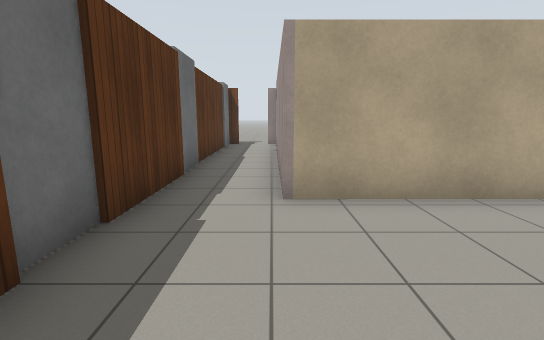
View 1 (above)

15 first-person views from a walk through a robot-simulator world made for Gazebo. The camera is 1.2 m above the floor, tilts 10° down and sees 85° across. The floor is counted in squares, 1 m on a side. Each view is taken from the middle of a square. On the plan, view 1 faces up. The plan holds only what a view shows up to about 13 squares ahead; the rest is blank. Gazebo's built-in surfaces are drawn with simple patterns.

View 2
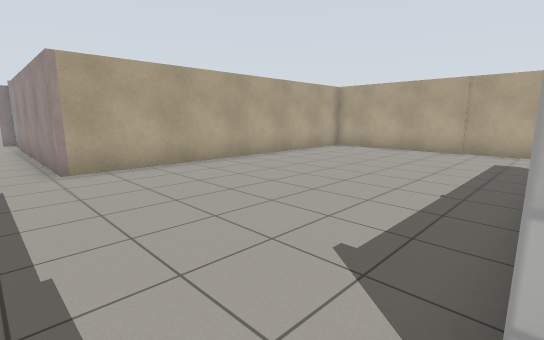

View 3
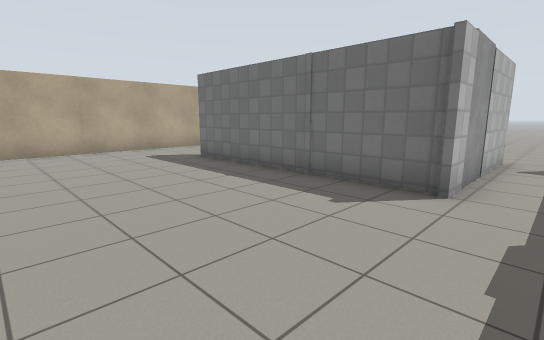

View 4
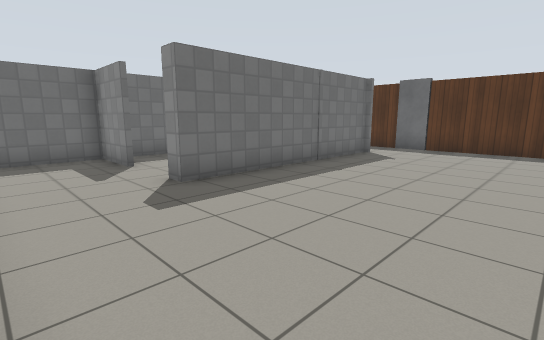

View 5
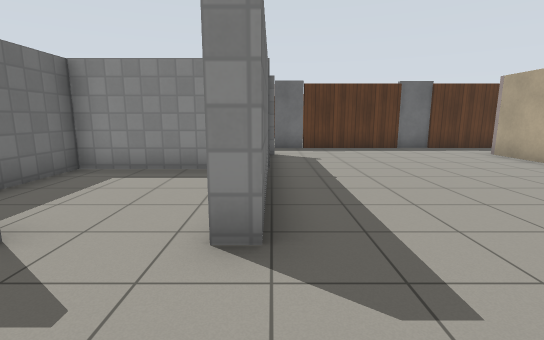

View 6
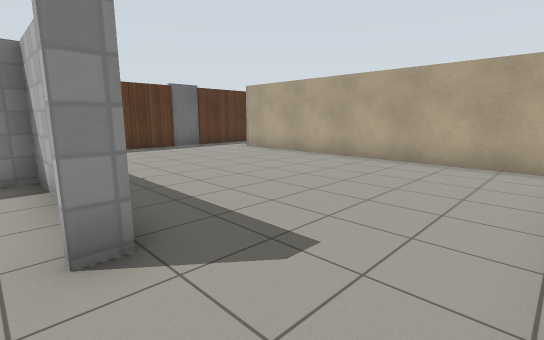

View 7
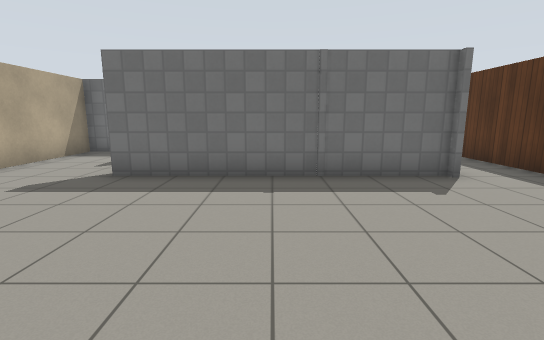

View 8
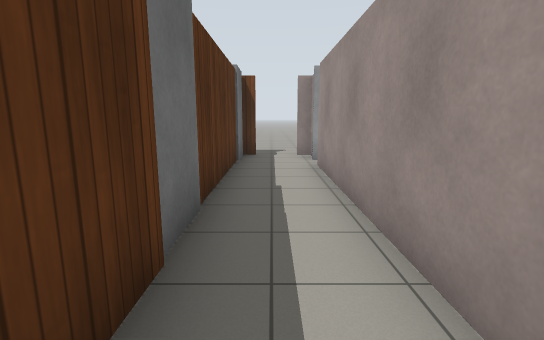

View 9
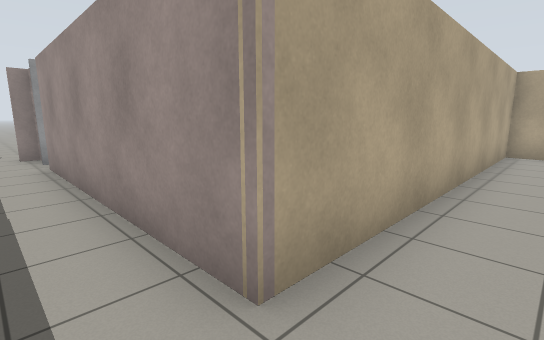

View 10
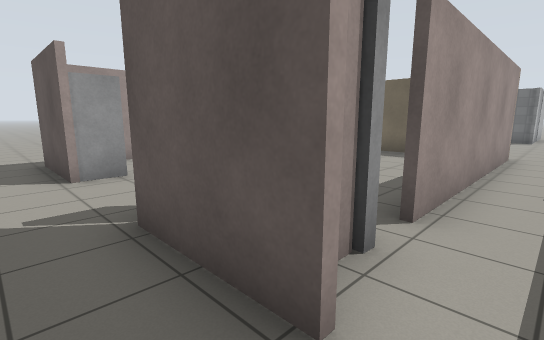

View 11
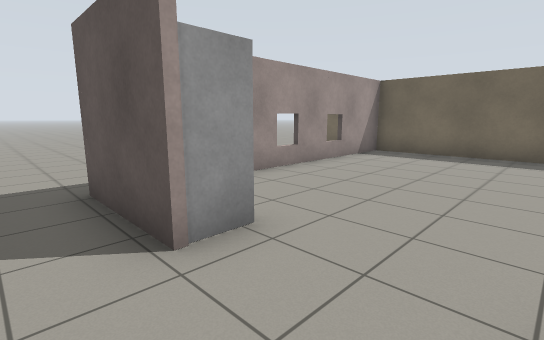

View 12
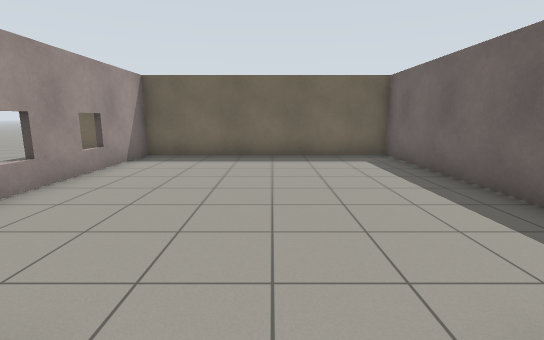

View 13
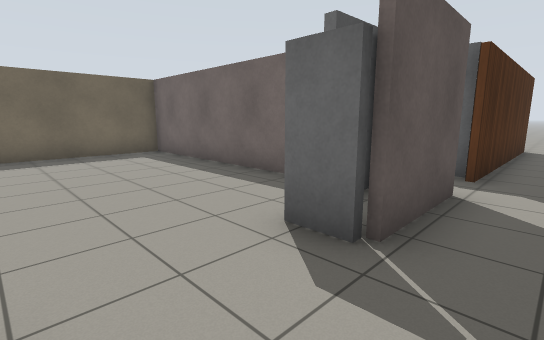

View 14
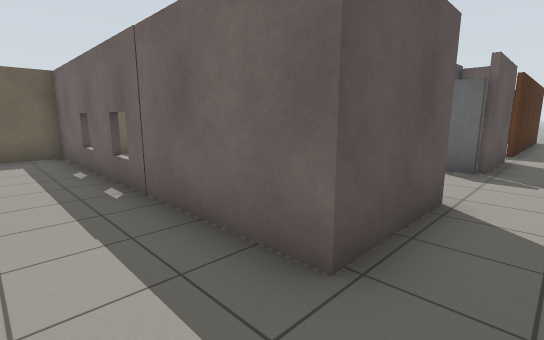

View 15
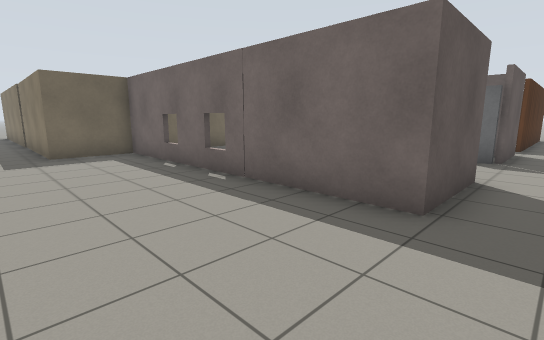

### Floor plan
Ten units are one square. View 1 is at (0, 0); x grows to the right and y downward. Boxes are objects, and circles mark ways between rooms. Rooms are numbered by the first view taken in them; rooms with no view inside come last. Other rooms are left out.
<svg viewBox="-92 -145 202 226">
<path fill="none" stroke="#000" d="M2 35 2 31 73 31 73 36M-19 -21 -19 16M73 56 73 76 105 76 104 -43 2 -43 2 -116M-19 -64 -19 -34M-19 -124 -19 -80M2 -137 -2 -137M-15 -137 -20 -137M80 -45 105 -45 105 24M54 -138 82 -138 82 -44M2 -132 2 -137M-2 -138 24 -138M-87 -138 -15 -138M3 -108 3 -44 80 -45M80 -44 80 -120M49 32 31 32 31 76 66 76"/>
<rect x="-25" y="15" width="10" height="10" fill="#bbb"><title>door leaf</title></rect>
<rect x="-25" y="-35" width="10" height="10" fill="#bbb"><title>door leaf</title></rect>
<rect x="-25" y="-75" width="10" height="10" fill="#bbb"><title>door leaf</title></rect>
<rect x="-25" y="-135" width="10" height="10" fill="#bbb"><title>door leaf</title></rect>
<rect x="5" y="-135" width="10" height="10" fill="#bbb"><title>door leaf</title></rect>
<rect x="15" y="-135" width="10" height="10" fill="#bbb"><title>door leaf</title></rect>
<rect x="55" y="-135" width="10" height="10" fill="#bbb"><title>door leaf</title></rect>
<circle cx="-10" cy="-140" r="3" fill="#2a7"/>
<circle cx="0" cy="-120" r="3" fill="#2a7"/>
<circle cx="70" cy="45" r="3" fill="#2a7"/>
<circle cx="45" cy="-140" r="3" fill="#2a7"/>
<text x="40" y="-10">1</text>
<text x="90" y="-90">2</text>
<text x="40" y="-90">3</text>
<text x="50" y="50">4</text>
</svg>
Room 1 opens to room 2. Room 1 opens to room 3. Room 1 opens to room 4. Room 2 opens to room 3.

Where each view was taken, in squares from view 1:
view 1: 0 up, 0 right, facing up
view 2: 3 down, 1 left, facing up-right
view 3: 2 up, 1 left, facing down-right
view 4: 2 up, 10 right, facing down-left
view 5: 3 down, 10 right, facing left
view 6: 4 down, 10 right, facing up-left
view 7: 3 up, 4 right, facing down
view 8: 4 up, 1 left, facing up
view 9: 3 up, 1 left, facing up-right
view 10: 15 up, 1 left, facing down-right
view 11: 15 up, 3 right, facing down-right
view 12: 14 up, 4 right, facing down
view 13: 15 up, 5 right, facing down-left
view 14: 15 up, 10 right, facing down-left
view 15: 15 up, 12 right, facing down-left
